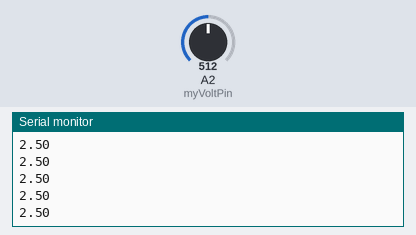
This sketch was run on a simulated Arduino Uno, built with avr-gcc and run on an emulated ATmega328P. On the bench: the last lines printed to the serial monitor. Inputs (shaded band) come from the test bench; at power-on: A2 (myVoltPin) = 512.

Above: at 1.2 s.
1.3 s: A2 (myVoltPin) set to 716
At 1.68 s:
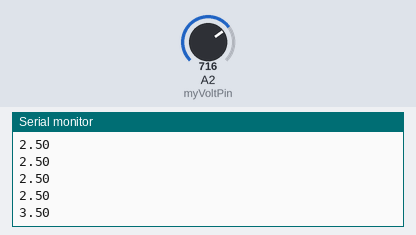
2.8 s: A2 (myVoltPin) set to 900
At 2.94 s:
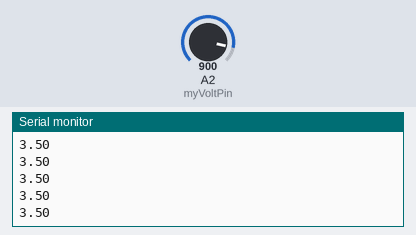
Timing chart, 0 to 5.8 s (numbered marks = the images above; inputs shaded):
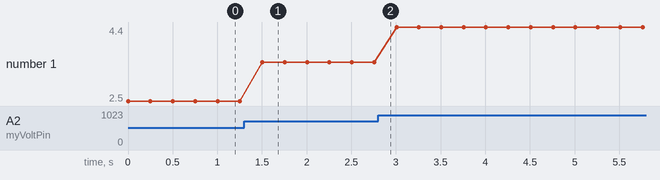

The sketch:

Understanding_Potentiometers.ino
```cpp
int myVoltPin = A2;
int readVal;
float V2;
int wait = 250;

void setup() {
  // put your setup code here, to run once:
Serial.begin(9600);
}

void loop() {
  // put your main code here, to run repeatedly:
readVal = analogRead(myVoltPin);
V2 = (5./1023.)*readVal;
Serial.println(V2);
delay(wait);
}
```

Measured:
- after the input at 1.3 s, the serial monitor: prints a new line after 0.20 s (image 1)
- plotted number 1: 2.5 → 3.5 after the input at 1.3 s, 3.5 → 4.4 after the input at 2.8 s
